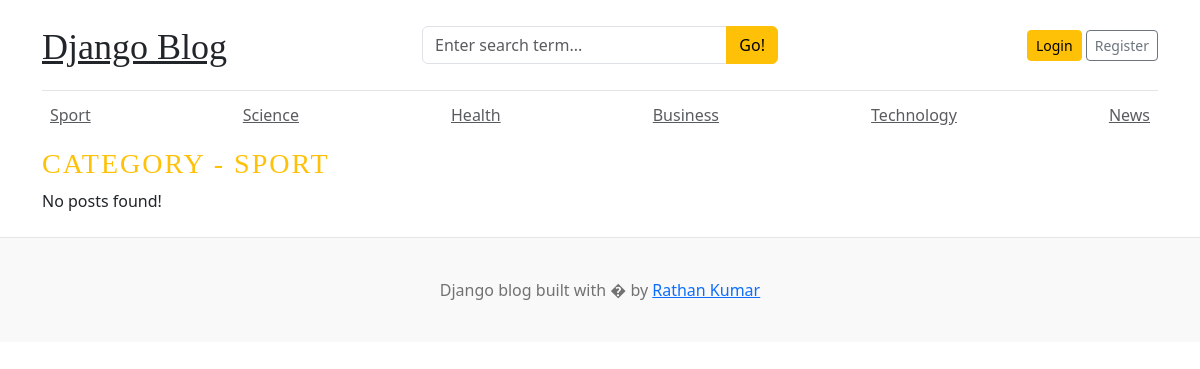
Page /category/1 on the committed database.
### blogs/models.py (models this page shows)
class Category(models.Model):
    category_name = models.CharField(max_length=80, unique=True)
    created_at = models.DateTimeField(auto_now_add=True)
    updated_at = models.DateTimeField(auto_now=True)
    class Meta:
        verbose_name_plural = "Categories"
    def __str__(self):
        return self.category_name

### blogs/views.py (the view)
# urls.py: path('<int:category_id>', views.posts_by_category, name='posts_by_category'),
def posts_by_category(request, category_id):
    posts = Blog.objects.filter(
        category_id=category_id,
        status=1
    )
    try:
        category_name = Category.objects.get(id=category_id)
    except Category.DoesNotExist:
        return redirect(to="404.html")
    context = {'posts': posts, 'category_name': category_name}
    return render(request, template_name='post_by_category.html', context=context)

### blogs/context_processors.py (called while the page is built)
def get_categories(request):
    categories = Category.objects.all()
    return {'categories': categories}

### templates/post_by_category.html (shortened to what this page needs)
{% extends 'base.html' %}
    {% block content %}
    <h3 class="text-uppercase text-warning" style="letter-spacing: 2px;">Category - {{ category_name }}</h3>
    <div class="row mb-2">
    {% if posts %}
        {% for post in posts %}
                <div class="col-md-6">
                    <div class="card border-0">
                        <div class="card-body">
                            <h3>{{ post.title }}</h3>
                            <small class="mb-1 text-muted">{{ post.created_at | timesince }} | {{ post.author }}</small>
                            <p class="card-text">{{ post.short_description | truncatewords:25 }}.</p>
                        </div>
                    </div>
                </div>
        {% endfor %}
        {% else %}
            <p>No posts found!</p>
    {% endif %}
    </div>
</div>
{% endblock %}

### templates/base.html (shortened to what this page needs)
{% load static %}
<!DOCTYPE html>
<html lang="en">
<head>
    <link href="https://cdn.jsdelivr.net/npm/bootstrap@5.3.3/dist/css/bootstrap.min.css" rel="stylesheet">
    <link rel="stylesheet" href="https://cdnjs.cloudflare.com/ajax/libs/font-awesome/4.7.0/css/font-awesome.min.css">
    <link href="{% static 'css/blog.css' %}" rel="stylesheet">
</head>
<body>
<div class="container">
    <header class="blog-header py-3">
        <div class="row flex-nowrap justify-content-between align-items-center">
            <div class="col-4 pt-1">
                <a class="blog-header-logo text-dark" href="/">Django Blog</a>
            </div>
            <div class="col-4">
                <form action="{% url 'search' %}" method="GET">
                    <div class="input-group">
                        <input class="form-control" type="text" placeholder="Enter search term..." aria-label="Enter search term..." aria-describedby="button-search" name="keyword" />
                        <button class="btn btn-warning" id="button-search" type="submit">Go!</button>
                    </div>
                </form>
            </div>
            <div class="col-4 d-flex justify-content-end align-items-center">
                {% if not user.is_authenticated %}
                <a class="btn btn-sm btn-warning" href="{% url 'login' %}">Login</a> &nbsp;
                <a class="btn btn-sm btn-outline-secondary" href="{% url 'register' %}">Register</a>
                {% else %}
                 <a class="btn btn-sm btn-warning" href="{% url 'dashboard' %}">Dashboard</a>
                    &emsp;
                    <span><a href="{% url 'logout' %}">logout</a></span>
                {% endif %}
            </div>
        </div>
    </header>
    <div class="nav-scroller py-1 mb-2">
        <nav class="nav d-flex justify-content-between">
            {% for category in categories %}
                <a class="p-2 text-muted" href="{% url 'posts_by_category' category.id %}">{{ category.category_name }}</a>
            {% endfor %}
        </nav>
    </div>
{% block content %}
{% endblock %}
<footer class="blog-footer">
    <p>Django blog built with � by <a href="#">Rathan Kumar</a></p>
</footer>
</body>
</html>

### static/css/blog.css (style rules this page uses)
.blog-header { border-bottom: 1px solid #e5e5e5; }
.blog-header-logo { font-family: "Playfair Display", Georgia, "Times New Roman", serif; font-size: 2.25rem; }
h1, h2, h3, h4, h5, h6 { font-family: "Playfair Display", Georgia, "Times New Roman", serif; }
.blog-footer { padding: 2.5rem 0; color: #727272; text-align: center; background-color: #f9f9f9; border-top: .05rem solid #e5e5e5; }
.blog-footer p:last-child { margin-bottom: 0; }

### rows in the picture
Category: category_name "Sport", category_name "SPORT"
Category: category_name "Science"
Category: category_name "Health"
Category: category_name "Business"
Category: category_name "Technology"
Category: category_name "News"
